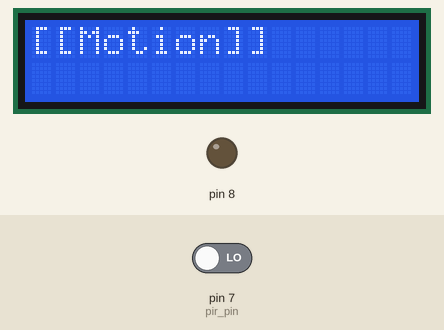
The sketch below on a simulated Arduino Uno, built with avr-gcc and run on an emulated ATmega328P. On the bench: 16×2 character LCD, output pins drawn as LEDs (lit = HIGH). The inputs (shaded band) are chosen by the test bench; at power-on: pin 7 (pir_pin) LOW.

Above: at 1.2 s.
1.3 s: pin 7 (pir_pin) driven HIGH
At 1.8 s:
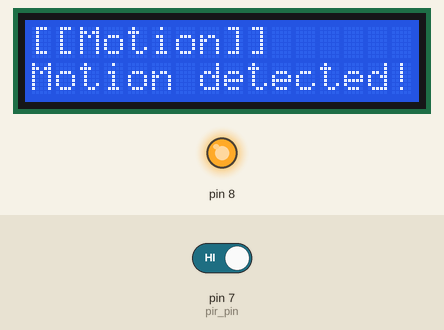
2.8 s: pin 7 (pir_pin) driven LOW
At 4.1 s:
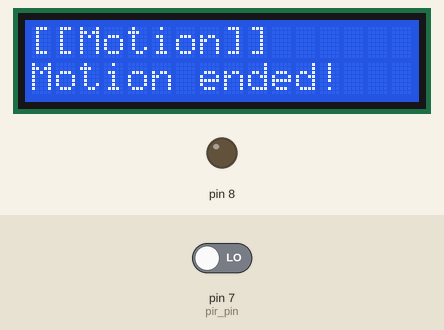
Timing chart, 0 to 5.8 s (numbered marks = the images above; inputs shaded):
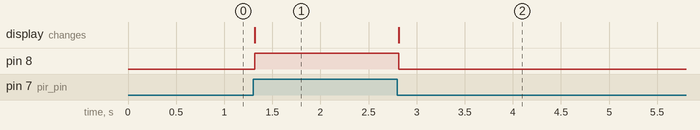

Measured:
- after the input at 1.3 s, pin 8: LOW → HIGH at once; the display: changes at once (image 1)
- after the input at 2.8 s, pin 8: HIGH → LOW at once; the display: changes at once (image 2)

The sketch:

pir01.ino
```cpp
# include <Minicom.h>
# include <Led.h>

MiniCom com;
Led led(8);
int pir_pin = 7;
int pirState = LOW;
int val = 0;


void setup() {
  // put your setup code here, to run once:
  com.init();
  com.print(0, "[[Motion]]");
  pinMode(pir_pin, INPUT);
}

void loop() {
  // put your main code here, to run repeatedly:
  com.run();
  val = digitalRead(pir_pin);
  if(val == HIGH) {
    if(pirState == LOW) {
      com.print(1, "Motion detected!");
      pirState = HIGH;
    }
  } else {
    if(pirState == HIGH) {
      com.print(1, "Motion ended!");
      pirState = LOW;
    }
  }
  led.setValue(val);
}
```
